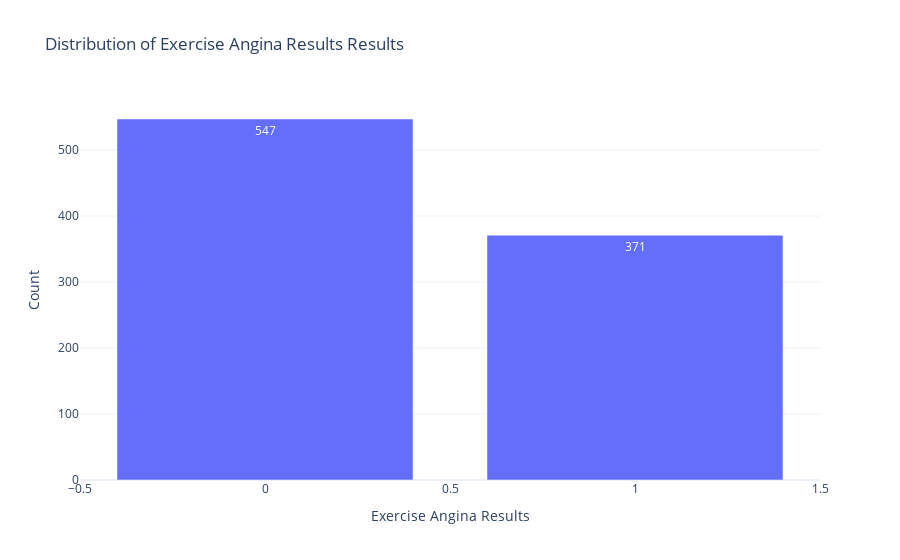

Notebook source saved alongside this figure:
### Markdown cell above
We realize that people with restecg '0' are much more likely to have a heart disease than with restecg  '1','2'

### Code cell
exercise_ang_counts = data['exercise angina'].value_counts().reset_index()
exercise_ang_counts.columns = ['Exercise Angina Results', 'Count']

# Create the bar plot using Plotly Express
fig = px.bar(exercise_ang_counts, x='Exercise Angina Results', y='Count', 
             title='Distribution of Exercise Angina Results Results',
             labels={'Exercise Angina  Results': 'Exercise Angina Results', 'Count': 'Count'},
             text='Count')

# Customize layout
fig.update_layout(
    xaxis_title='Exercise Angina Results',
    yaxis_title='Count',
    template='plotly_white'  # Apply the white theme
)

# Show the plot
fig.show()

### Figure 1 — Plotly figure (JSON) as saved in the notebook; plotly's stock layout.template omitted (floating-point values rounded to 4 significant figures)
{"data": [{"alignmentgroup": "True", "hovertemplate": "Exercise Angina Results=%{x}<br>Count=%{text}<extra></extra>", "legendgroup": "", "marker": {"color": "#636efa", "pattern": {"shape": ""}}, "name": "", "offsetgroup": "", "orientation": "v", "showlegend": false, "text": [547, 371], "textposition": "auto", "type": "bar", "x": [0, 1], "xaxis": "x", "y": [547, 371], "yaxis": "y"}], "layout": {"barmode": "relative", "legend": {"tracegroupgap": 0}, "title": {"text": "Distribution of Exercise Angina Results Results"}, "xaxis": {"anchor": "y", "domain": [0, 1], "title": {"text": "Exercise Angina Results"}}, "yaxis": {"anchor": "x", "domain": [0, 1], "title": {"text": "Count"}}}}
